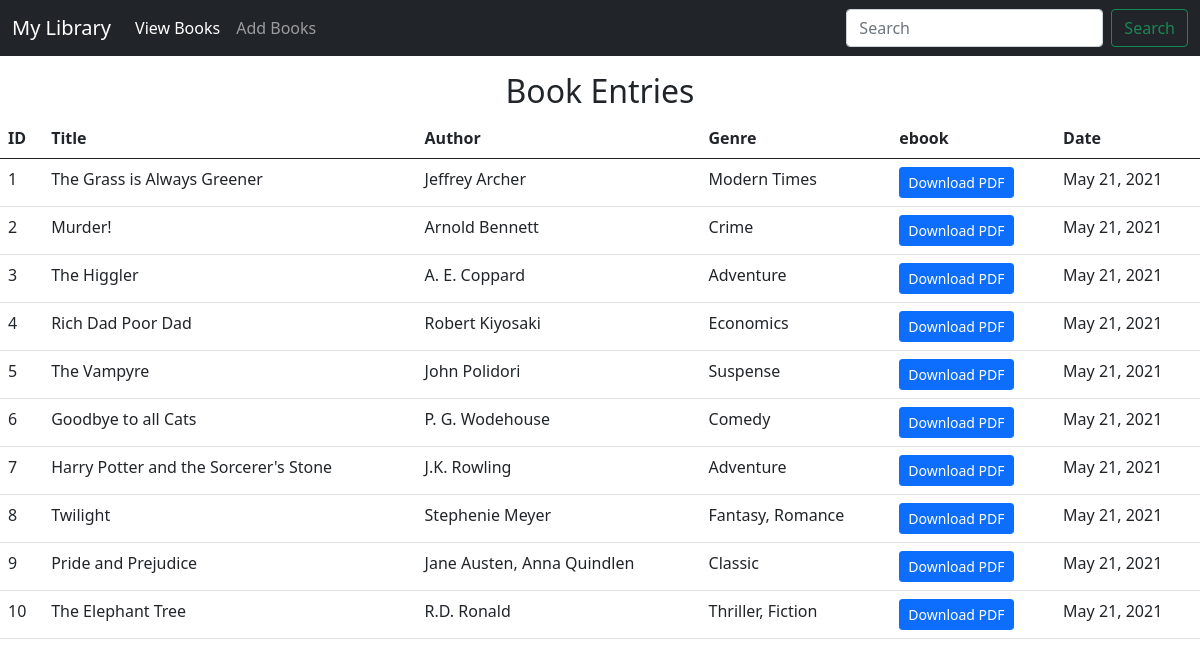
Screenshot of /View_Books with the database file from the repository.
### BookApp/models.py (models this page shows, shortened)
class Book(models.Model):
    id = models.AutoField(primary_key=True)
    title = models.CharField(max_length=50, blank=False)
    author = models.CharField(max_length=50)
    genre = models.CharField(max_length=25)
    ebook = models.FileField(upload_to='media')
    issued_date = models.DateField()

### BookApp/views.py (the view)
# urls.py: path("View_Books", views.View_Books, name='View_Books'),
def View_Books(request):
    obj = Book.objects.all()
    return render(request, "View_Books.html", {'records':obj})

### templates/View_Books.html (shortened to what this page needs)
<!doctype html>
<html lang="en">
  <head>
    <link href="https://cdn.jsdelivr.net/npm/bootstrap@5.0.0-beta3/dist/css/bootstrap.min.css" rel="stylesheet">
  </head>
  <body>
    <nav class="navbar navbar-expand-lg navbar-dark bg-dark">
  <div class="container-fluid">
    <a class="navbar-brand">My Library</a>
    <div class="collapse navbar-collapse" id="navbarSupportedContent">
      <ul class="navbar-nav me-auto mb-2 mb-lg-0">
        <li class="nav-item">
          <a class="nav-link active" aria-current="page" href="/View_Books">View Books</a>
        </li>
        <li class="nav-item">
          <a class="nav-link" href="/Add_Books">Add Books</a>
        </li>
      </ul>
      <form class="d-flex">
        <input class="form-control me-2" type="search" placeholder="Search" aria-label="Search">
        <button class="btn btn-outline-success" type="submit">Search</button>
      </form>
    </div>
  </div>
</nav>
  <div class = "row">
    <div class= "col-md-12">
      <h2 class= "text-center mt-3">Book Entries</h2>
        <table class="table">
        <thead>
        <tr>
          <th>ID</th>
          <th>Title</th>
          <th>Author</th>
          <th>Genre</th>
          <th>ebook</th>
          <th>Date</th>
          </tr>
        </thead>
        <tbody>
    {% for rec in records %}
        <tr>
         <td>{{rec.id}}</td>
         <td>{{rec.title}}</td>
         <td>{{rec.author}}</td>
         <td>{{rec.genre}}</td>
         <td><a href="{{rec.media.url}}" class = "btn btn-primary btn-sm">Download PDF</a></td>
         <td>{{rec.issued_date}}</td>
        </tr>
        {% endfor %}
    </tbody>
  </table>
</div>
</div>
  </body>
</html>

### rows the page displays
Book: id "1", title "The Grass is Always Greener", author "Jeffrey Archer", genre "Modern Times", issued_date "May 21, 2021"
Book: id "2", title "Murder!", author "Arnold Bennett", genre "Crime", issued_date "May 21, 2021"
Book: id "3", title "The Higgler", author "A. E. Coppard", genre "Adventure", issued_date "May 21, 2021"
Book: id "4", title "Rich Dad Poor Dad", author "Robert Kiyosaki", genre "Economics", issued_date "May 21, 2021"
Book: id "5", title "The Vampyre", author "John Polidori", genre "Suspense", issued_date "May 21, 2021"
Book: id "6", title "Goodbye to all Cats", author "P. G. Wodehouse", genre "Comedy", issued_date "May 21, 2021"
Book: id "7", title "Harry Potter and the Sorcerer's Stone", author "J.K. Rowling", genre "Adventure", issued_date "May 21, 2021"
Book: id "8", title "Twilight", author "Stephenie Meyer", genre "Fantasy, Romance", issued_date "May 21, 2021"
Book: id "9", title "Pride and Prejudice", author "Jane Austen, Anna Quindlen", genre "Classic", issued_date "May 21, 2021"
Book: id "10", title "The Elephant Tree", author "R.D. Ronald", genre "Thriller, Fiction", issued_date "May 21, 2021"
